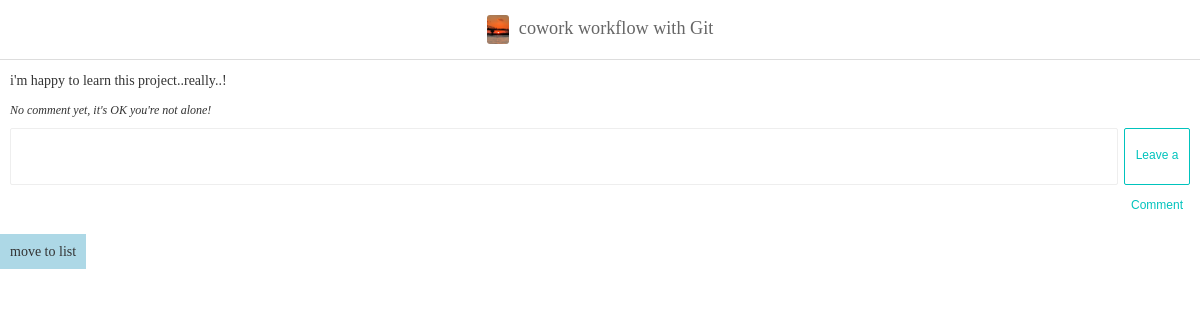
Page /posts/2/ on the committed database.
### blog/models.py (models this page shows, shortened)
class Post(models.Model):
    title = models.CharField("title of post", max_length = 100)
    content = models.TextField("content of post")
    thumbnail = models.ImageField("Thumbnail image", upload_to = "post", blank = True)
    '''
    __str__이 필요한 이유:
    만약 __str__이 없다면 db에서 확인할때, Post object(1)과 같은 형태로 나타나게됨.
    '''

### blog/views.py (the view)
# urls.py: path('posts/<int:post_id>/', post_detail),
def post_detail(request, post_id):
    post = Post.objects.get(id = post_id)
    context = {
        "post" : post
    }
    if request.method == "POST":
        Comment.objects.create(
            post = post,
            content = request.POST.get("comment"),
        )
    return render(request, "post_detail.html", context)

### templates/post_detail.html (shortened to what this page needs)
{% load static %}
<!DOCTYPE html>
<html lang="en">
<head>
    <link rel="stylesheet" href="{% static 'css/style.css' %}">
</head>
<body>
    <div id="navbar">
        {% if post.thumbnail %}
            <img src="{{ post.thumbnail.url }}">
        {% endif %}
        <span>{{ post.title }}<span>
    </div>
    <div id="post-detail">
        <p>{{ post.content|linebreaksbr }}</p>
        <ul class="comments">
            {% for i in post.comment_set.all %}
                <li class="comment">
                    {{ i.content }}
                </li>
            {% empty %}
                <li class="comment-empty">
                    No comment yet, it's OK you're not alone!
                </li>
            {% endfor %}
        </ul>
        <form method="POST">
            <textarea name="comment"></textarea>
            <button type="submit" class="btn btn-primary">Leave a Comment</button>
        </form>
    </div>
    <div>
        <span style="padding:10px; background-color:lightblue">
            <a href="/posts/">move to list</a>
        </span>
    </div>
</body>
</html>

### static/css/style.css (style rules this page uses)
ul, ol { list-style: none; padding: 0; margin: 0; }
a { text-decoration: none; color: #333; }
html { margin: 0; font-family: "Noto Sans KR", serif; font-weight: 300; font-size: 14px; color: #333; height: 100%; }
body { margin: 0; height: 100%; }
#navbar { position: fixed; top: 0; width: 100%; z-index: 999; display: flex; flex-direction: row; flex-wrap: nowrap; justify-content: center; align-items: center; background-color: rgba(255, 255, 255, 0.9); color: #666; font-size: 1.3rem; height: 59px; border-bottom: 1px solid #ddd; }
#navbar > span { margin-top: -2px; }
#navbar img { height: 29.5px; border-radius: 3px; margin-right: 10px; }
.btn { width: 66px; height: 30px; line-height: 25px; background-color: #fff; border-radius: 15px; transition-duration: 0.3s; transition-timing-function: ease; font-size: 12px; cursor: pointer; text-align: center; }
.btn-primary { border: 1px solid #00c3bd; color: #00c3bd; }
ul.comments { font-size: 12px; }
ul.comments > li.comment-empty { font-style: italic; }
#post-detail { padding: 59px 10px; }
#post-detail > form { width: 100%; margin-top: 10px; display: flex; }
#post-detail > form > textarea { border: 1px solid #eee; padding: 10px; box-sizing: border-box; resize: none; border-radius: 2px; flex-grow: 1; margin-right: 6px; }
#post-detail > form > button { height: 57px; line-height: 50px; border-radius: 2px; }

### rows in the picture
Post: thumbnail (picture), title "cowork workflow with Git", content "i'm happy to learn this project..really..!"
